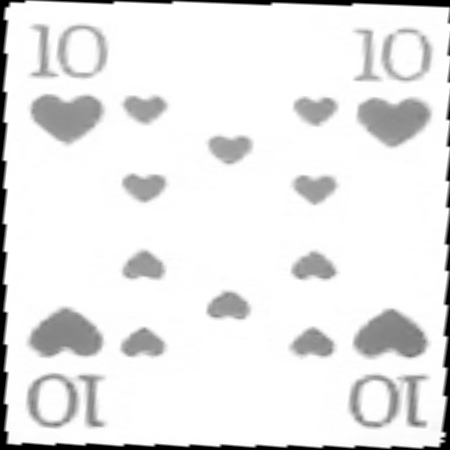
#> input picture Evaluation/trainingsset/10 herz.png, 450 x 450 px; its folder holds only this picture in this run
$ python -i CardDetection.py   (imports and definitions only)   (older library calls are emulated)
#> lines starting #> are read from the running program, lines starting #| are printed output that depends on the picture; after the words box and inside, x2 and y2 are one past the last pixel; in counts of white or black regions, pixels touching at a corner belong together
#> further down, picture is the input picture: shape (450, 450, 3); min 0, max 255, mean 232.7
### Evaluation/HelperFunctions.py
import cv2
import numpy as np
import math
import os
from sys import maxint

# load and preprocess methods for trainingsdata
# [7 lines left out: function loadCards, not called in this run]

# returns direct nearest difference image on given trainingsset
def returnDirectDiffImage(trainingSet, img):
	return sorted(trainingSet.values(), key=lambda x:imgdiff(x,img))[0]

# calculates differences between two images
def imgdiff(img1,img2):
	diff = cv2.absdiff(img1,img2)
	return np.sum(diff)

# transform a contour to a rectangle
def rectify(contour):
	peri = cv2.arcLength(contour,True)
	if peri > 300:
		poly = cv2.approxPolyDP(contour,0.02*peri,True)
		try:
			poly = poly.reshape((4,2))
		except:
			return None
	else:
		return None
	hnew = np.zeros((4,2),dtype = np.float32)
	add = poly.sum(1)
	hnew[0] = poly[np.argmin(add)]
	hnew[2] = poly[np.argmax(add)]
	diff = np.diff(poly,axis = 1)
	hnew[1] = poly[np.argmin(diff)]
	hnew[3] = poly[np.argmax(diff)]
	return hnew

# returns the euclidian Distance between two 2D points
def euclidDist(p1, p2):
	return math.sqrt(math.pow(p2[0] - p1[0], 2) + math.pow(p2[1] - p1[1], 2))

# Crops a given image to fit in a given rectangle
# [77 lines left out: functions imageRerverseProjection, cropPercentage, rotateImage, boundingBox, polygonCentroid, correctRectangleRotation and 2 more, not called in this run]

### Evaluation/CardDetection.py
import cv2
import HelperFunctions as hf
from Card import Card

MAX_NUMCARDS = 15

def loadCards(path):
	cardPaths = os.listdir(path)
	trainset = {}
	for card in cardPaths:
		cardImage = cv2.imread(os.path.join(TRAINSET, card), flags=cv2.CV_LOAD_IMAGE_GRAYSCALE)
		trainset[card] = cardImage
	return trainset

# returns direct nearest difference image on given trainingsset
def returnDirectDiffImage(trainingSet, img):
	return sorted(trainingSet.values(), key=lambda x:imgdiff(x,img))[0]

# Returns contours of a Image
def getContours(im):
	contours, hierarchy = cv2.findContours(im,cv2.RETR_EXTERNAL,cv2.CHAIN_APPROX_SIMPLE)
	contours = sorted(contours, key=cv2.contourArea,reverse=True)[:MAX_NUMCARDS * 2]
	return contours

def getCards(frame, minArea=10000):
#> called with minArea = 10000
	cards = []
	gray = cv2.cvtColor(frame, cv2.COLOR_BGR2GRAY)
	edges = cv2.Canny(gray,100,200)
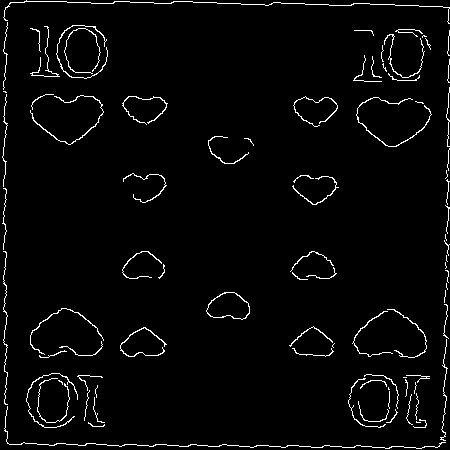
#> edges: shape (450, 450); 3% white in thin lines or dots

	contours = getContours(edges)
#> in getContours, `contours, hierarchy = cv2.findContours(im,cv2.RETR_EXTERNAL,cv2.CHAIN_..`: contours = 86 contours, 68 with area under 20; largest, box (x1, y1, x2, y2) and area: (206, 292, 250, 320) 850, (356, 97, 432, 147) 62, (30, 95, 104, 145) 60, (120, 327, 167, 357) 48, (30, 308, 104, 355) 43
#> in getContours, `contours = sorted(contours, key=cv2.contourArea,reverse=True)[:MAX_NUM..`: contours = 30 contours, 12 with area under 20; largest, box (x1, y1, x2, y2) and area: (206, 292, 250, 320) 850, (356, 97, 432, 147) 62, (30, 95, 104, 145) 60, (120, 327, 167, 357) 48, (30, 308, 104, 355) 43
	for c in contours:
		rect = hf.rectify(c)
		if rect is not None and cv2.contourArea(c) >= minArea:
			cardImg = hf.imageRerverseProjection(rect, gray)
			cardCandidate = Card(cardImg, rect)

			#detect possible duplicates of the detected card already in the list
			if not any(cardCandidate.overlaps(card) for card in cards):
				cards.append(cardCandidate)
#> this loop made 30 passes
#> peri in rectify on passes 1 to 12: 120, 387.7, 354.7, 247.9, 265.6, 354.6, 242.7, 331.2, 189.1, 248.7, 218, 216.8
#> (peri in rectify, poly in rectify) on passes 23, 25: (983.7, [[3, 17], [449, 7]]), (361.3, [[3, 251], [7, 404]])
#> after the loop, cards = []
	return cards

>>> import cv2
>>> picture = cv2.imread('trainingsset/10 herz.png')
>>> result = getCards(picture)
#> result = []

$ run again, on Evaluation/trainingsset/2 herz.png
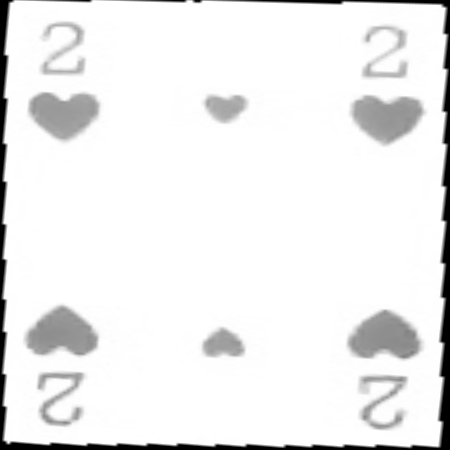
#> input picture Evaluation/trainingsset/2 herz.png, 450 x 450 px
#> picture is the input picture: shape (450, 450, 3); min 0, max 255, mean 237.3
#> in getCards, `edges = cv2.Canny(gray,100,200)`:
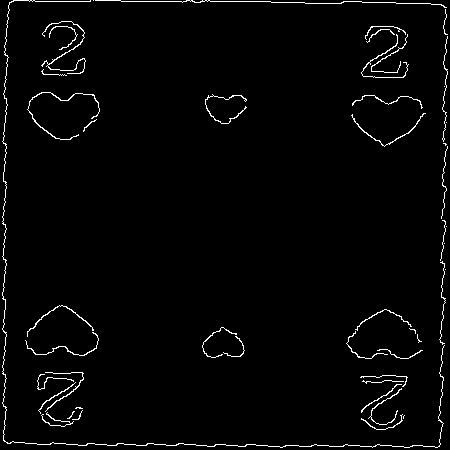
#> edges: shape (450, 450); 2.2% white in thin lines or dots
#> in getContours, `contours, hierarchy = cv2.findContours(im,cv2.RETR_EXTERNAL,cv2.CHAIN_..`: contours = 48 contours, 33 with area under 20; largest, box (x1, y1, x2, y2) and area: (27, 92, 100, 140) 57, (2, 0, 445, 448) 50, (41, 21, 86, 74) 48, (351, 113, 426, 147) 44, (27, 305, 94, 337) 41
#> in getContours, `contours = sorted(contours, key=cv2.contourArea,reverse=True)[:MAX_NUM..`: contours = 30 contours, 15 with area under 20; largest, box (x1, y1, x2, y2) and area: (27, 92, 100, 140) 57, (2, 0, 445, 448) 50, (41, 21, 86, 74) 48, (351, 113, 426, 147) 44, (27, 305, 94, 337) 41
#> the loop in getCards, `for c in contours:` made 30 passes
#> peri in rectify on passes 1 to 8: 366.3, 2330.6, 413.5, 216.1, 192.9, 243, 226.4, 200.8
#> after the loop in getCards, `for c in contours:`: cards = []

$ run again, on Evaluation/trainingsset/3 herz.png
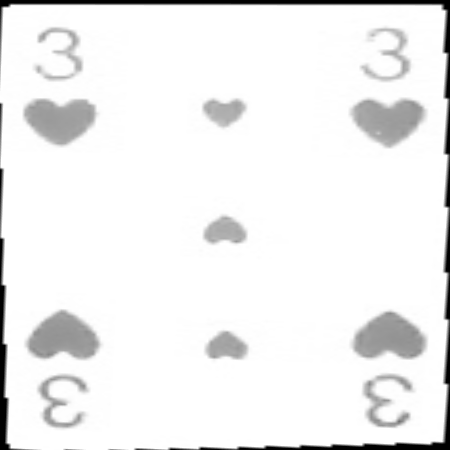
#> input picture Evaluation/trainingsset/3 herz.png, 450 x 450 px
#> picture is the input picture: shape (450, 450, 3); min 0, max 255, mean 239.9
#> in getCards, `edges = cv2.Canny(gray,100,200)`:
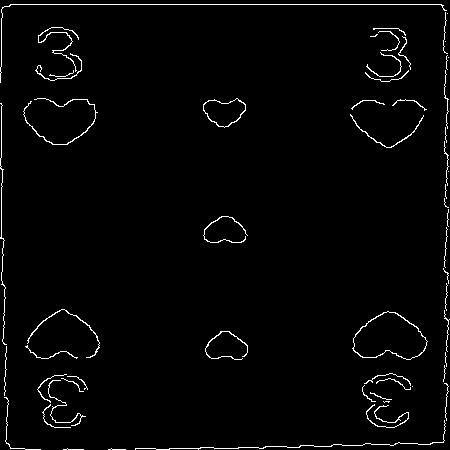
#> edges: shape (450, 450); 2.2% white in thin lines or dots
#> in getContours, `contours, hierarchy = cv2.findContours(im,cv2.RETR_EXTERNAL,cv2.CHAIN_..`: contours = 57 contours, 45 with area under 20; largest, box (x1, y1, x2, y2) and area: (352, 311, 428, 360) 2442, (203, 98, 246, 128) 816, (23, 98, 98, 145) 57, (27, 309, 100, 358) 56, (350, 114, 424, 148) 44
#> in getContours, `contours = sorted(contours, key=cv2.contourArea,reverse=True)[:MAX_NUM..`: contours = 30 contours, 18 with area under 20; largest, box (x1, y1, x2, y2) and area: (352, 311, 428, 360) 2442, (203, 98, 246, 128) 816, (23, 98, 98, 145) 57, (27, 309, 100, 358) 56, (350, 114, 424, 148) 44
#> the loop in getCards, `for c in contours:` made 30 passes
#> peri in rectify on passes 1 to 8: 212.8, 122.5, 412.5, 266.7, 215.1, 326.5, 274.2, 233.6
#> after the loop in getCards, `for c in contours:`: cards = []

$ run again, on Evaluation/trainingsset/4 herz.png
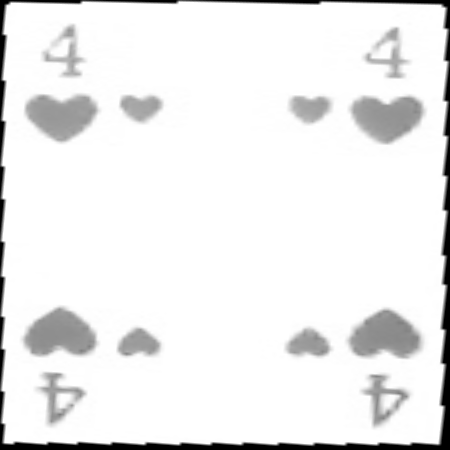
#> input picture Evaluation/trainingsset/4 herz.png, 450 x 450 px
#> picture is the input picture: shape (450, 450, 3); min 0, max 255, mean 236.8
#> in getCards, `edges = cv2.Canny(gray,100,200)`:
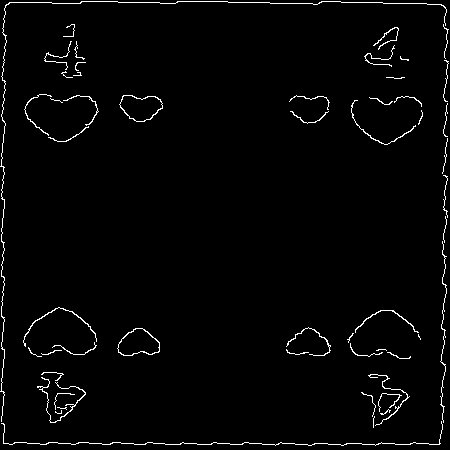
#> edges: shape (450, 450); 2.1% white in thin lines or dots
#> in getContours, `contours, hierarchy = cv2.findContours(im,cv2.RETR_EXTERNAL,cv2.CHAIN_..`: contours = 53 contours, 41 with area under 20; largest, box (x1, y1, x2, y2) and area: (117, 328, 160, 356) 812, (119, 95, 163, 122) 804, (23, 307, 97, 347) 48, (37, 377, 86, 423) 39, (355, 310, 419, 333) 38
#> in getContours, `contours = sorted(contours, key=cv2.contourArea,reverse=True)[:MAX_NUM..`: contours = 30 contours, 18 with area under 20; largest, box (x1, y1, x2, y2) and area: (117, 328, 160, 356) 812, (119, 95, 163, 122) 804, (23, 307, 97, 347) 48, (37, 377, 86, 423) 39, (355, 310, 419, 333) 38
#> the loop in getCards, `for c in contours:` made 30 passes
#> peri in rectify on passes 1, 2, 3, 4, 5, 7, 8, 9: 119.4, 122, 236.5, 348.7, 170.1, 216.7, 255.3, 188.5
#> after the loop in getCards, `for c in contours:`: cards = []
